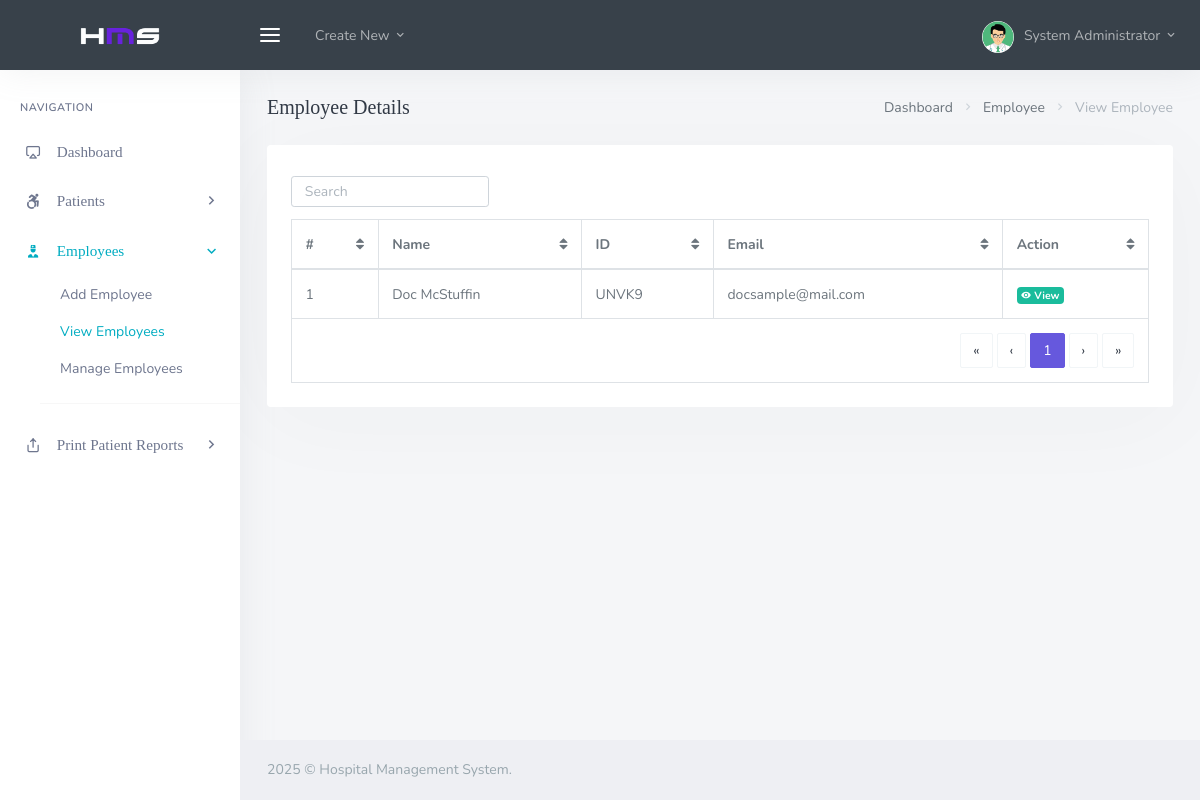
The app's page /backend/admin/his_admin_view_employee.php (signed in), older data.
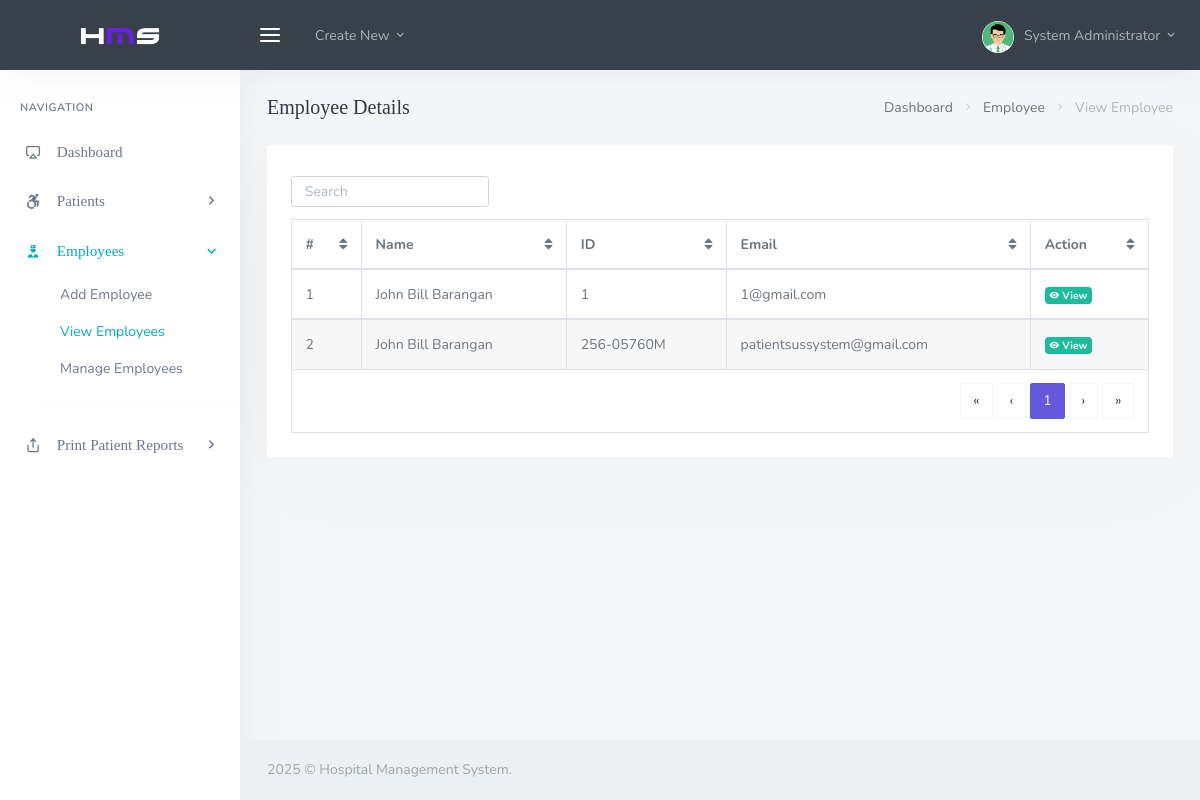
The same page, newer data.
### tables this page shows
CREATE TABLE `his_admin` (
  `ad_id` int(20) NOT NULL,
  `ad_fname` varchar(200) DEFAULT NULL,
  `ad_lname` varchar(200) DEFAULT NULL,
  `ad_email` varchar(200) DEFAULT NULL,
  `ad_pwd` varchar(200) DEFAULT NULL,
  `ad_dpic` varchar(200) DEFAULT NULL
);

CREATE TABLE `his_docs` (
  `doc_id` int(20) NOT NULL,
  `doc_fname` varchar(200) DEFAULT NULL,
  `doc_lname` varchar(200) DEFAULT NULL,
  `doc_email` varchar(200) DEFAULT NULL,
  `doc_pwd` varchar(200) DEFAULT NULL,
  `doc_dept` varchar(200) DEFAULT NULL,
  `doc_number` varchar(200) DEFAULT NULL,
  `doc_dpic` varchar(200) DEFAULT NULL
);

### backend/admin/his_admin_view_employee.php (the view, shortened to what the changed rows need)
<?php
  include('assets/inc/config.php');
?>
<!DOCTYPE html>
<html lang="en">
<?php include('assets/inc/head.php');?>
    <body>
        <div id="wrapper">
                <?php include('assets/inc/nav.php');?>
            <div class="content-page">
                <div class="content">
                    <div class="container-fluid">
                        <div class="row">
                            <div class="col-12">
                                <div class="card-box">
                                    <div class="table-responsive">
                                        <table id="demo-foo-filtering" class="table table-bordered toggle-circle mb-0" data-page-size="7">
                                            <thead>
                                            <tr>
                                                <th>#</th>
                                                <th data-toggle="true">Name</th>
                                                <th data-hide="phone">ID</th>
                                                <th data-hide="phone">Email</th>
                                                <th data-hide="phone">Action</th>
                                            </tr>
                                            </thead>
                                            <?php
                                                $ret="SELECT * FROM  his_docs ORDER BY RAND() ";
                                                $stmt= $mysqli->prepare($ret) ;
                                                $stmt->execute() ;
                                                $res=$stmt->get_result();
                                                $cnt=1;
                                                while($row=$res->fetch_object())
                                                {
                                            ?>
                                                <tbody>
                                                <tr>
                                                    <td><?php echo $cnt;?></td>
                                                    <td><?php echo $row->doc_fname;?> <?php echo $row->doc_lname;?></td>
                                                    <td><?php echo $row->doc_number;?></td>
                                                    <td><?php echo $row->doc_email;?></td>
                                                    <td><a href="his_admin_view_single_employee.php?doc_id=<?php echo $row->doc_id;?>&&doc_number=<?php echo $row->doc_number;?>" class="badge badge-success"><i class="mdi mdi-eye"></i> View</a></td>
                                                </tr>
                                                </tbody>
                                            <?php  $cnt = $cnt +1 ; }?>
                                        </table>
                                    </div>
                                </div>
                            </div>
                        </div>
                    </div>
                </div>
            </div>
        </div>
    </body>
</html>

### backend/admin/assets/inc/nav.php (shortened to what the changed rows need)
<?php
    $aid=$_SESSION['ad_id'];
    $ret="select * from his_admin where ad_id=?";
    $stmt= $mysqli->prepare($ret) ;
    $stmt->bind_param('i',$aid);
    $stmt->execute() ;
    $res=$stmt->get_result();
    while($row=$res->fetch_object())
    {
?>
    <div class="navbar-custom">
        <ul class="list-unstyled topnav-menu float-right mb-0">
            <li class="dropdown notification-list">
                <a class="nav-link dropdown-toggle nav-user mr-0 waves-effect waves-light" data-toggle="dropdown" href="#" role="button" aria-haspopup="false" aria-expanded="false">
                    <img src="assets/images/users/<?php echo $row->ad_dpic;?>" alt="dpic" class="rounded-circle">
                    <span class="pro-user-name ml-1">
                        <?php echo $row->ad_fname;?> <?php echo $row->ad_lname;?> <i class="mdi mdi-chevron-down"></i>
                    </span>
                </a>
            </li>
        </ul>
        <div class="logo-box">
            <a href="his_admin_dashboard.php" class="logo text-center">
                <span class="logo-lg">
                    <img src="assets/images/logo-light.png" alt="" height="18">
                </span>
            </a>
        </div>
        <ul class="list-unstyled topnav-menu topnav-menu-left m-0">
            <li>
                <button class="button-menu-mobile waves-effect waves-light">
                    <i class="fe-menu"></i>
                </button>
            </li>
            <li class="dropdown d-none d-lg-block">
                <a class="nav-link dropdown-toggle waves-effect waves-light" data-toggle="dropdown" href="#" role="button" aria-haspopup="false" aria-expanded="false">
                    Create New
                    <i class="mdi mdi-chevron-down"></i>
                </a>
            </li>
        </ul>
    </div>
<?php }?>

Row changes from the older to the newer data that the page shows:
removed his_docs: doc_fname "Doc", doc_lname "McStuffin", doc_number "UNVK9", doc_email "docsample@mail.com"
added his_docs: doc_fname "John Bill", doc_lname "Barangan", doc_number "1", doc_email "1@gmail.com"
added his_docs: doc_fname "John Bill", doc_lname "Barangan", doc_number "256-05760M", doc_email "patientsussystem@gmail.com"
